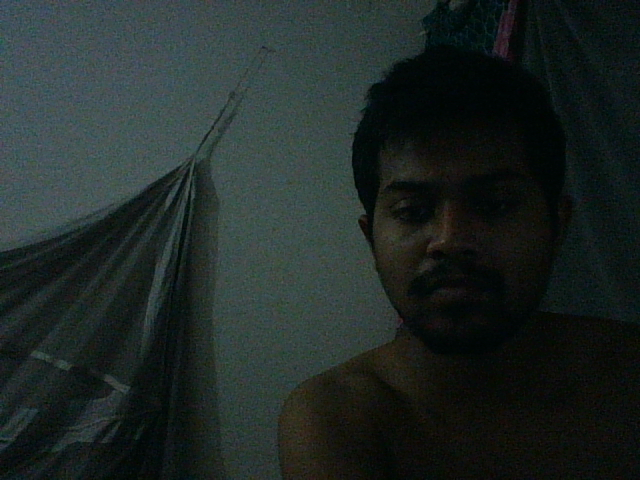
#> input picture 201804160304301tan.png, 640 x 480 px
$ python cropAndPaste.py
#> lines starting #> are read from the running program, lines starting #| are printed output that depends on the picture; after the words box and inside, x2 and y2 are one past the last pixel; in counts of white or black regions, pixels touching at a corner belong together
import cv2
import numpy as np

img = cv2.imread('201804160304301tan.png',cv2.IMREAD_COLOR)
#> img is the input picture: shape (480, 640, 3); mean B, G, R 38.7, 40.9, 31.8
#px = img[0,0]
#img [hight 0 to 150 (virtical) ,  width 100 to 150 (horizontal)]
img[0:150,100:150] = [255,255,255]
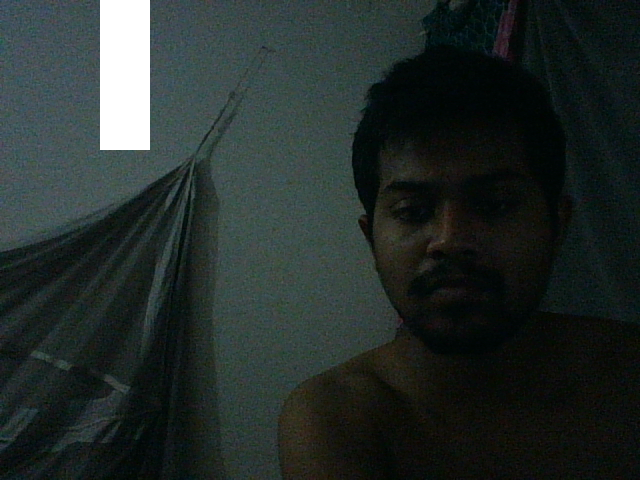
#> img: shape (480, 640, 3); 2.44% of pixels changed, all inside (x1, y1, x2, y2) = (100, 0, 150, 150)
print(img.shape)
#| (480, 640, 3)
print(img.size)
#| 921600
print(img.dtype)
#| uint8


watch_face = img[50:350,367:567]#copy image poertion to variable
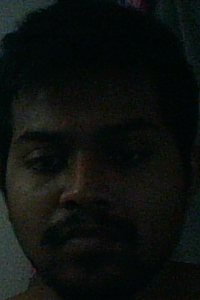
#> watch_face: shape (300, 200, 3); mean B, G, R 14.4, 17.3, 13.1
img[0:300,0:200] = watch_face #paste copied image in this portion
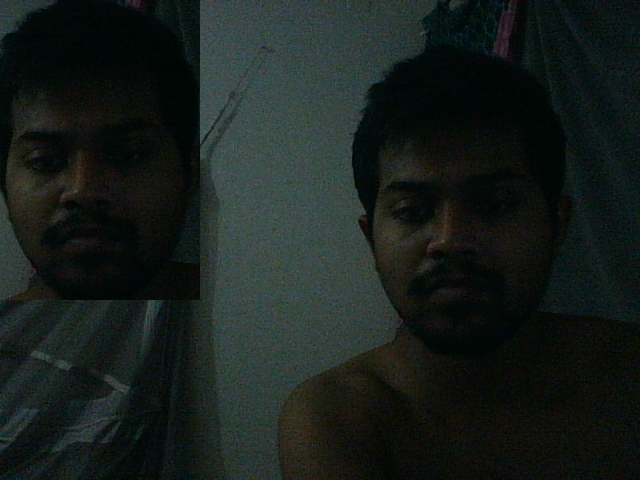
#> img: shape (480, 640, 3); 19.53% of pixels changed, all inside (x1, y1, x2, y2) = (0, 0, 200, 300)

cv2.imshow('image',img)
cv2.waitKey(0)
cv2.destroyAllWindows()
